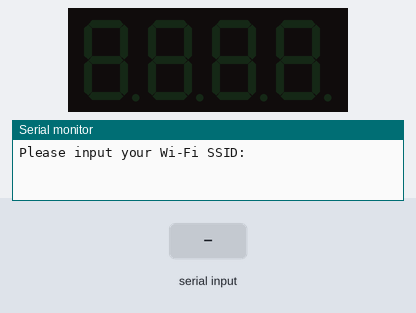
A sketch run on a simulated ESP8266 (NodeMCU). Shown: 4-digit seven-segment display, the last lines printed to the serial monitor. The test bench sets the inputs (shaded band). WiFi joins after 1.5 s; servers stay silent unless stated; network time is answered at once with the bench clock; the local clock reads 2024-03-15 10:24:30 at power-on unless the sketch sets it.

Above: at 0.8 s.
0.9 s: "1\n" received over Serial
2.9 s: "0\n" received over Serial
At 4.1 s:
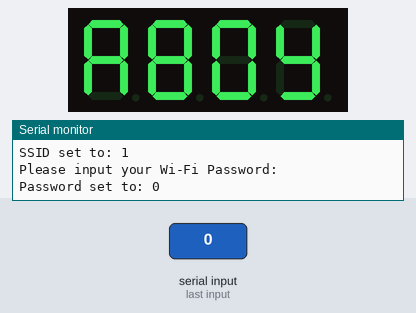
At 8.9 s:
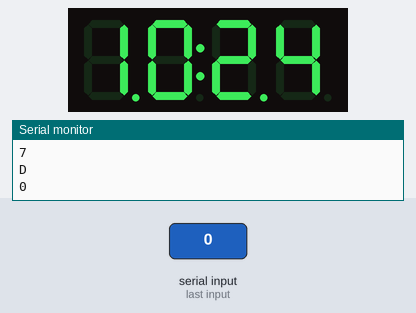
Timing chart, 0 to 10.4 s (numbered marks = the images above; inputs shaded):
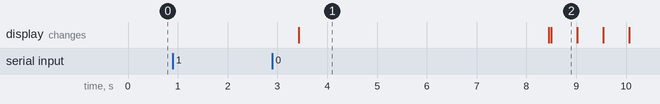

Measured:
- after the input at 2.9 s, the display: changes after 0.52 s (image 1)
- what the display in image 1 shows lasts 5.0 s, from 3.4 s to 8.4 s
- what the display in image 2 shows lasts 0.5 s, from 8.5 s to 9.0 s

The sketch:

albirru_clock.ino
```cpp
#include <NTPClient.h>
#include <ESP8266WiFi.h>
#include <WiFiUdp.h>
#include <TM1637Display.h>
#include <Servo.h>


// ================================ oop start ================================

const char NIGHT = 'N';
const char DAY = 'D';

class BirruClock{
private:
   void setDayNightCycle(){
      if (Hour >= 6 && Hour >= 17){
         DayNightCycle = NIGHT;
         Serial.println("set DayNightCycle to Night");
      }else{
         DayNightCycle= DAY;
         Serial.println("set DayNightCycle to Day");
      };
   };

   void setAngleOfServo(){
      if (DayNightCycle == NIGHT){
         if (AngleOfServo < 180){
            AngleOfServo++;
            Serial.println("set AngleOfServo ++");
         }
      }else{
         if (AngleOfServo > 0){
            AngleOfServo--;
            Serial.println("set AngleOfServo ++");
         };
      };
   };

   void setBrightness(){
      if (DayNightCycle == NIGHT){
         if (DisplayBrightness > 1){
            DisplayBrightness--;
            Serial.println("set DayNightCycle --");
         }
      }else{
         if (DayNightCycle < 7 ){
            DayNightCycle++;
            Serial.println("set DayNightCycle ++");
         };
      };
   };

public:
   int Hour;
   int Minute;
   int DisplayBrightness;

   char DayNightCycle;

   int AngleOfServo;

   void setupDefault(){
      AngleOfServo = 0;
      DisplayBrightness = 7;
   }
   void Update(int hh ,int mm ){
      Hour = hh;
      Minute = mm;
      DayNightCycle = DAY;

      Serial.println("masuk ke Update");
      setDayNightCycle();
      setAngleOfServo();
      setBrightness();

      Serial.println(DisplayBrightness);
      Serial.println(DayNightCycle);
      Serial.println(AngleOfServo);

   };
};

// ================================ oop end ================================


// Declarated pin
#define CLK D3
#define DIO D4
#define PIN_SERVO D8

// Declarated Object
TM1637Display display = TM1637Display(CLK, DIO);
Servo myServo;
BirruClock myClock;

String ssid = "";
String password = "";

const long utcOffsetInSeconds = 25200;

char daysOfTheWeek[7][12] = {"Sunday", "Monday", "Tuesday", "Wednesday", "Thursday", "Friday", "Saturday"};

// Create a display object of type TM1637Display


const uint8_t aboy[] = {
  SEG_A | SEG_B | SEG_C | SEG_E | SEG_F | SEG_G,          // A
  SEG_A | SEG_B | SEG_C | SEG_D | SEG_E | SEG_F | SEG_G,  // b
  SEG_A | SEG_B | SEG_C | SEG_D | SEG_E | SEG_F,          // o
  SEG_B | SEG_C | SEG_D | SEG_F | SEG_G,                  // y
};

// Define NTP Client to get time
WiFiUDP ntpUDP;
NTPClient timeClient(ntpUDP, "asia.pool.ntp.org", utcOffsetInSeconds);

int hh, mm, ss, timeToDisplay;

void setup() {
   pinMode(LED_BUILTIN, OUTPUT);
   digitalWrite(LED_BUILTIN, LOW);
   myClock.setupDefault();
   Serial.begin(115200);

   display.setBrightness(myClock.DisplayBrightness);
   timeClient.begin();

   myServo.write(myClock.AngleOfServo);

   Serial.println("Please input your Wi-Fi SSID:");
   while (ssid == "") {
    if (Serial.available()) {
      ssid = Serial.readStringUntil('\n');
      ssid.trim();  // Remove any extra whitespace characters
      Serial.print("SSID set to: ");
      Serial.println(ssid);
      delay(500);
    }
  }
  Serial.println("Please input your Wi-Fi Password:");
  while (password == "") {
    if (Serial.available()) {
      password = Serial.readStringUntil('\n');
      password.trim();  // Remove any extra whitespace characters
      Serial.print("Password set to: ");
      Serial.println(password);
      delay(500);
    }
  }

   WiFi.begin(ssid, password);

   while ( WiFi.status() != WL_CONNECTED ) {
      display.setSegments(aboy);

      digitalWrite(LED_BUILTIN, LOW);
      delay ( 5000 );
      display.clear();
      Serial.print ( "." );
      digitalWrite(LED_BUILTIN, HIGH);
   }
   digitalWrite(LED_BUILTIN, HIGH);
}

void loop() {

   timeClient.update();
   hh = timeClient.getHours();
   mm = timeClient.getMinutes();

   ss = timeClient.getSeconds();
   Serial.print(daysOfTheWeek[timeClient.getDay()]);
   Serial.print(", ");
   Serial.print(hh);
   Serial.print(":");
   Serial.print(mm);
   Serial.print(":");
   Serial.println(ss);
   Serial.println(timeClient.getFormattedTime());

   myClock.Update(hh, mm);
   display.setBrightness(myClock.DisplayBrightness);
   myServo.write(myClock.AngleOfServo);

   timeToDisplay = (hh*100) + mm;
   display.showNumberDecEx(timeToDisplay, 0b11100000, false, 4, 0);
   delay(500);
   display.showNumberDecEx(timeToDisplay,true);
   delay(500);
}
```
